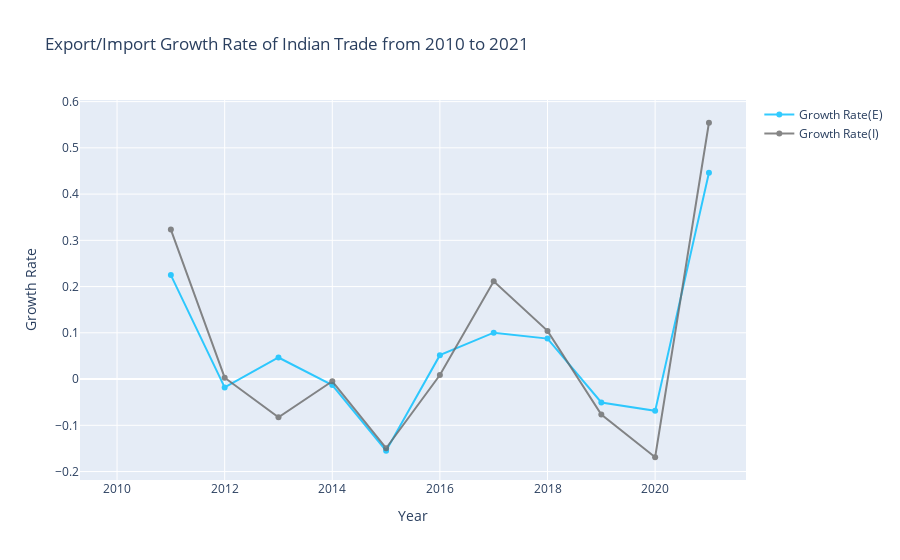

Notebook code for this chart:
### Code cell
trace1 = go.Scatter(
    x = total_year.index,
    y = total_year['Growth Rate(E)'],
    name = "Growth Rate(E)",
    line_color = 'deepskyblue',
    opacity = 0.8,
    text = total_year['Growth Rate(E)']
)

trace2 = go.Scatter(
    x = total_year.index,
    y = total_year['Growth Rate(I)'],
    name = "Growth Rate(I)",
    line_color = 'dimgray',
    opacity = 0.8,
    text = total_year['Growth Rate(I)']
)

layout = go.Layout(
    hovermode = 'closest',
    title = 'Export/Import Growth Rate of Indian Trade from 2010 to 2021',
    xaxis = dict(title = 'Year'),
    yaxis = dict(title = 'Growth Rate'),
)
fig = go.Figure(data = [trace1,trace2], layout=layout)
fig.show()

### Figure 1 — Plotly figure (JSON) as saved in the notebook; plotly's stock layout.template omitted (floating-point values rounded to 4 significant figures)
{"data": [{"line": {"color": "deepskyblue"}, "name": "Growth Rate(E)", "opacity": 0.8, "text": [null, 0.2248, -0.01819, 0.04662, -0.01294, -0.1548, 0.05171, 0.1003, 0.08748, -0.05065, -0.06878, 0.4462], "type": "scatter", "x": [2010, 2011, 2012, 2013, 2014, 2015, 2016, 2017, 2018, 2019, 2020, 2021], "y": [null, 0.2248, -0.01819, 0.04662, -0.01294, -0.1548, 0.05171, 0.1003, 0.08748, -0.05065, -0.06878, 0.4462]}, {"line": {"color": "dimgray"}, "name": "Growth Rate(I)", "opacity": 0.8, "text": [null, 0.3233, 0.002898, -0.08261, -0.004812, -0.1496, 0.008791, 0.2113, 0.1042, -0.07658, -0.1691, 0.5543], "type": "scatter", "x": [2010, 2011, 2012, 2013, 2014, 2015, 2016, 2017, 2018, 2019, 2020, 2021], "y": [null, 0.3233, 0.002898, -0.08261, -0.004812, -0.1496, 0.008791, 0.2113, 0.1042, -0.07658, -0.1691, 0.5543]}], "layout": {"hovermode": "closest", "title": {"text": "Export/Import Growth Rate of Indian Trade from 2010 to 2021"}, "xaxis": {"title": {"text": "Year"}}, "yaxis": {"title": {"text": "Growth Rate"}}}}
